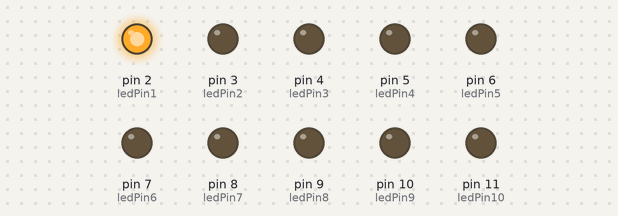
Recording of a sketch running on a simulated Arduino Uno, built with avr-gcc and run on an emulated ATmega328P. Parts: output pins drawn as LEDs (lit = HIGH).

Above: at 0.1 s.
At 0.7 s:
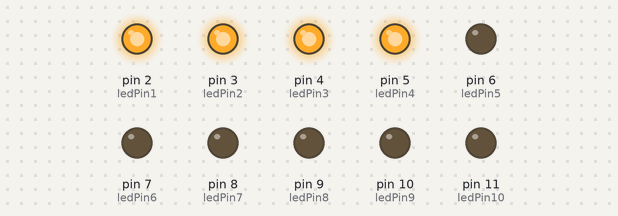
At 1.3 s:
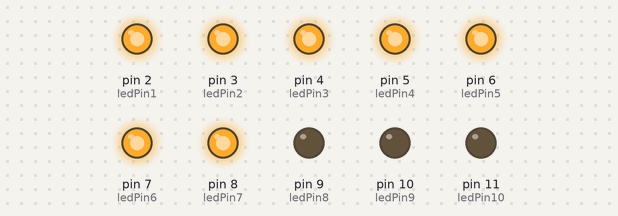
At 2.5 s:
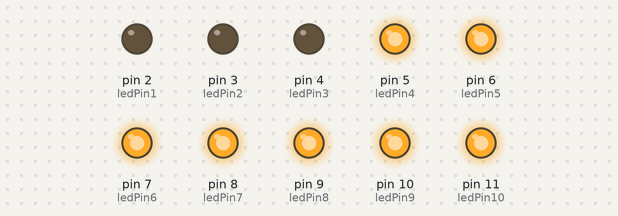
At 3.7 s:
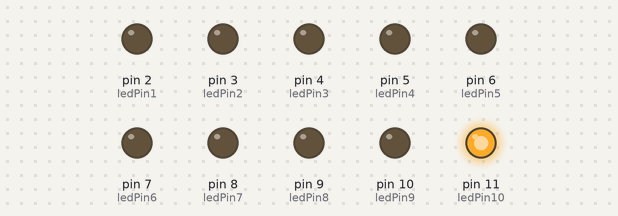
At 4.9 s:
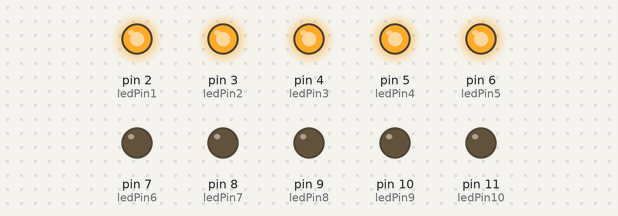
Timing chart, 0 to 5.2 s (numbered marks = the images above):
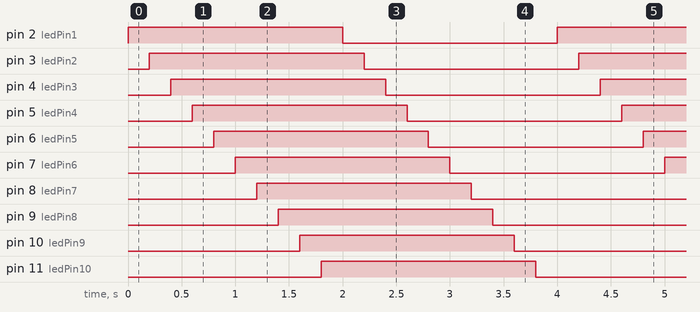

Measured:
- by itself, pin 2 (ledPin1), pin 3 (ledPin2), pin 4 (ledPin3), pin 5 (ledPin4), pin 6 (ledPin5), pin 7 (ledPin6), pin 8 (ledPin7), pin 9 (ledPin8), pin 10 (ledPin9), pin 11 (ledPin10): alternates HIGH for 2.0 s and LOW for 2.0 s
- by itself, everything shown: repeats every 4.0 s, in 20 steps

The sketch:

projet1.2_Clignoter_une_led.ino
```cpp
int ledPin1=2;
int ledPin2=3;
int ledPin3=4;
int ledPin4=5;
int ledPin5=6;
int ledPin6=7;
int ledPin7=8;
int ledPin8=9;
int ledPin9=10;
int ledPin10=11;

void setup() {
  // put your setup code here, to run once:
  pinMode(ledPin1, OUTPUT);
  pinMode(ledPin2, OUTPUT);
  pinMode(ledPin3, OUTPUT);
  pinMode(ledPin4, OUTPUT);
  pinMode(ledPin5, OUTPUT);
  pinMode(ledPin6, OUTPUT);
  pinMode(ledPin7, OUTPUT);
  pinMode(ledPin8, OUTPUT);
  pinMode(ledPin9, OUTPUT);
  pinMode(ledPin10, OUTPUT);
}

void loop() {
  // put your main code here, to run repeatedly:
  digitalWrite(ledPin1, HIGH);
  delay(200);
  digitalWrite(ledPin2, HIGH);
  delay(200);
  digitalWrite(ledPin3, HIGH);
  delay(200);
  digitalWrite(ledPin4, HIGH);
  delay(200);
  digitalWrite(ledPin5, HIGH);
  delay(200);
  digitalWrite(ledPin6, HIGH);
  delay(200);
  digitalWrite(ledPin7, HIGH);
  delay(200);
  digitalWrite(ledPin8, HIGH);
  delay(200);
  digitalWrite(ledPin9, HIGH);
  delay(200);
  digitalWrite(ledPin10, HIGH);
  delay(200);
  digitalWrite(ledPin1, LOW);
  delay(200);
  digitalWrite(ledPin2, LOW);
  delay(200);
  digitalWrite(ledPin3, LOW);
  delay(200);
  digitalWrite(ledPin4, LOW);
  delay(200);
  digitalWrite(ledPin5, LOW);
  delay(200);
  digitalWrite(ledPin6, LOW);
  delay(200);
  digitalWrite(ledPin7, LOW);
  delay(200);
  digitalWrite(ledPin8, LOW);
  delay(200);
  digitalWrite(ledPin9, LOW);
  delay(200);
  digitalWrite(ledPin10, LOW);
  delay(200);


}
```
